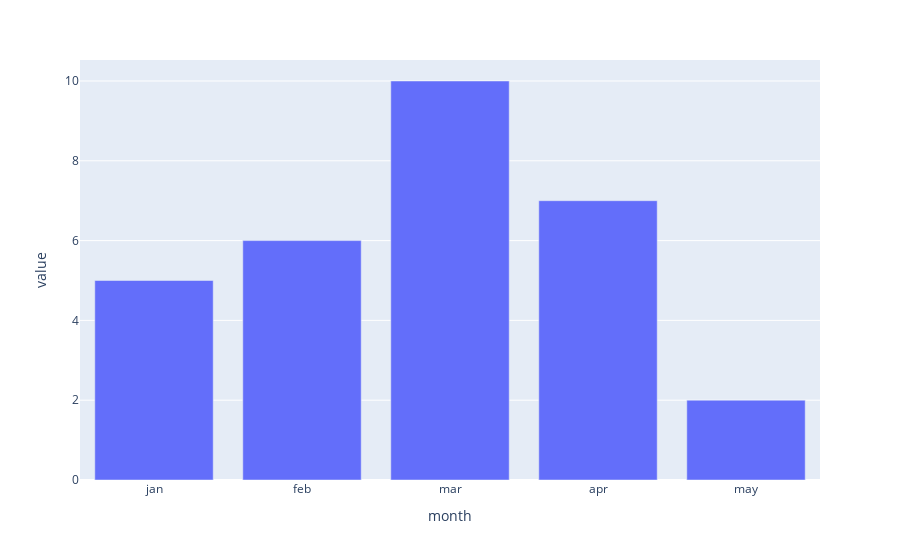

Notebook cell for this chart:
### Code cell
# Plotly express Inline Plot
import plotly.express as px
px.bar(df, x="month", y = "value")

### Figure 1 — Plotly figure (JSON) as saved in the notebook; plotly's stock layout.template omitted (floating-point values rounded to 4 significant figures)
{"data": [{"alignmentgroup": "True", "hovertemplate": "month=%{x}<br>value=%{y}<extra></extra>", "legendgroup": "", "marker": {"color": "#636efa", "pattern": {"shape": ""}}, "name": "", "offsetgroup": "", "orientation": "v", "showlegend": false, "textposition": "auto", "type": "bar", "x": ["jan", "feb", "mar", "apr", "may"], "xaxis": "x", "y": [5, 6, 10, 7, 2], "yaxis": "y"}], "layout": {"barmode": "relative", "legend": {"tracegroupgap": 0}, "margin": {"t": 60}, "xaxis": {"anchor": "y", "domain": [0, 1], "title": {"text": "month"}}, "yaxis": {"anchor": "x", "domain": [0, 1], "title": {"text": "value"}}}}
